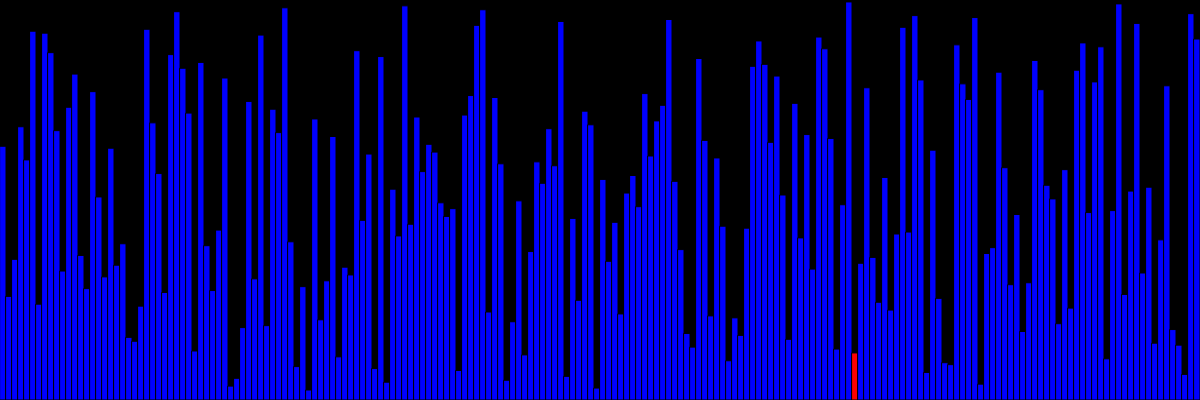
Frame 1 (no input)
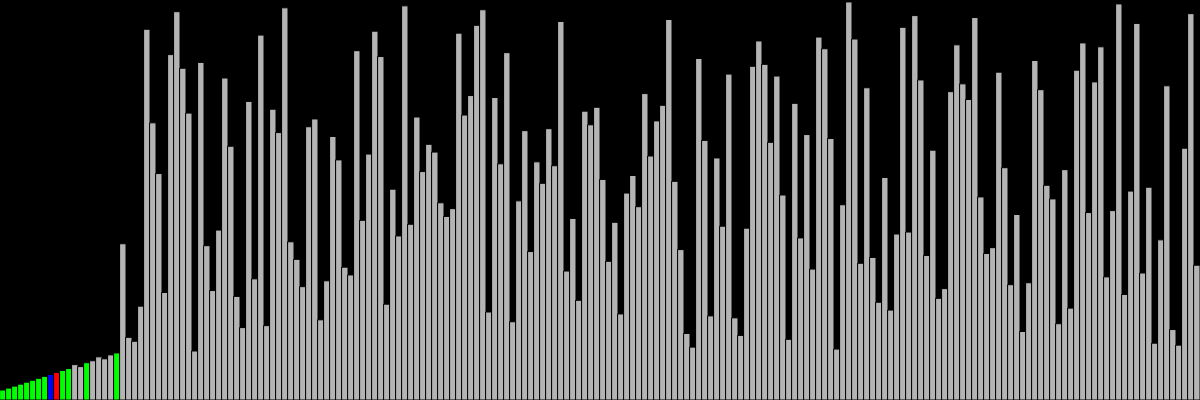
Frame 60 (no input)
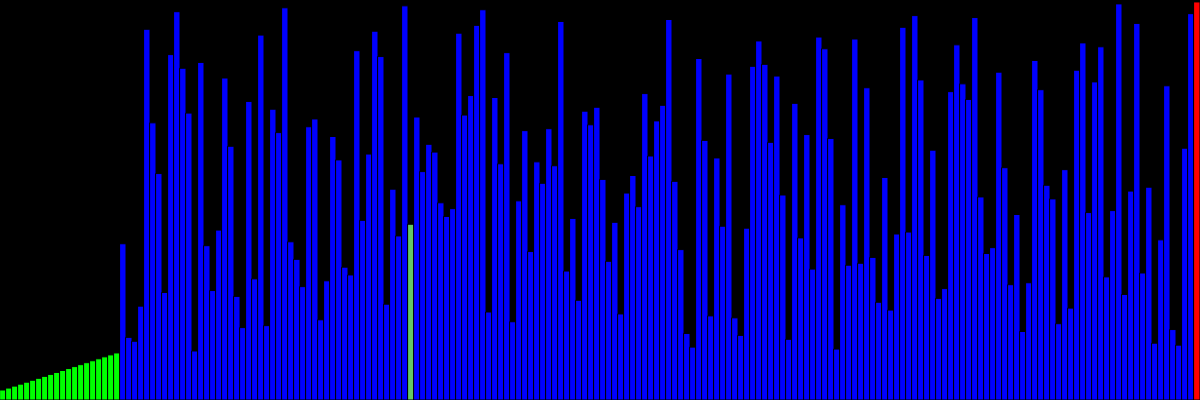
Frame 120 (the mouse pressed at the canvas centre since frame 60)

The p5.js sketch that drew these frames (run headless with seeded random() and noise() and a simulated clock; from frame 60 on, the mouse is pressed at the canvas centre):

// p5.js sketch
// ── sketch.js
//Controls
let cWidth = 1200, cHeight = 400;
const size = 200;
let sleepTime = 10;
let randPiv = true;

let values = new Array(size);
let state = new Array(size);
let finished = false;

function setup()
{
	createCanvas(cWidth, cHeight);
	const low = 10, high = cHeight;
	for (let i = 0; i < size; ++i)
	{
		// values[i] = int(random(low, high))
		values[i] = low + (high - low) * i / size;
		state[i] = 0;
	}
	shuffle(values);
	display();
	const SORT = async () =>
	{
		await quicksort(values);
		finished = true;
	}
	SORT();
}

function draw()
{
	display();
}

const w = cWidth / size;
function display()
{
	background(0)
	if (finished)
	{
		fill(0, 255, 0)
		for (let i = 0; i < size; ++i)
			rect(w * i, height - values[i], w, values[i])
		noLoop();
		return;
	}

	for (let i = 0; i < size; ++i)
	{
		switch (state[i])
		{
			case 1: //pivot
				fill(255, 0, 0);
				break;
			case 2: //current range [l, r]
				fill(0, 0, 255);
				break;
			case 3: //sorted
				fill(0, 255, 0);
				break;
			case 4: //current element
				fill(100, 200, 100);
				break;
			default:
				fill(180);
				break;
		}
		rect(w * i, height - values[i], w, values[i])
	}
}

async function partition(a, l, r)
{
	let piv = r;
	for (let ind = l; ind <= r; ++ind)
		if (state[ind] != 3)
			state[ind] = 2;

	if (randPiv)
	{
		piv = int(random(l, r + 1));
		state[piv] = 1;
		await sleep(sleepTime);
		state[piv] = 2;
	}


	swap(a, r, piv);
	state[r] = 1;
	await sleep(sleepTime);

	let i = l;
	for (let j = l; j < r; ++j)
	{
		state[j] = 4;
		if (a[j] < a[r])
		{
			swap(a, j, i);
			await sleep(sleepTime);
			i++;
		}
		state[j] = 2;
	}
	swap(a, i, r);
	state[r] = 2;
	state[i] = 3;
	await sleep(sleepTime);

	for (let ind = l; ind <= r; ++ind)
		if (state[ind] != 3)
			state[ind] = 0;

	return i;
}

async function quicksort(a, l = 0, r = values.length - 1)
{
	if (l >= r)
	{
		state[l] = 3;
		await sleep(sleepTime);
		return;
	}

	let p = await partition(a, l, r)
	await quicksort(a, l, p - 1)
	await quicksort(a, p + 1, r)
}

function swap(a, i, j)
{
	let t = a[i];
	a[i] = a[j];
	a[j] = t;
}

function sleep(ms)
{
	return new Promise(resolve => setTimeout(resolve, ms));
}

//Fisher-Yates Algorithm
const shuffle = array =>
{
	for (let i = array.length - 1; i > 0; i--)
	{
		const j = Math.floor(Math.random() * (i + 1));
		const temp = array[i];
		array[i] = array[j];
		array[j] = temp;
	}
}
